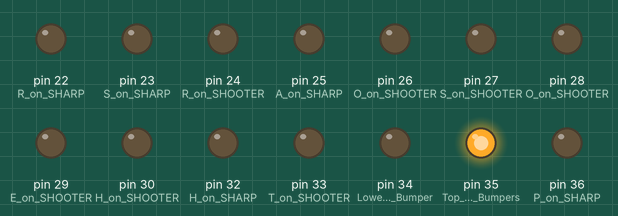
Simulated run of this sketch. Board: Arduino Mega 2560, built with avr-gcc and run on an emulated ATmega2560. Shown: output pins drawn as LEDs (lit = HIGH).

Above: at 0.1 s.
Timing chart, 0 to 1.6 s (numbered marks = the images above):
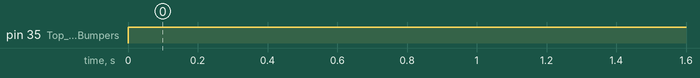

Measured:
- by itself, pin 35 (Top_Lower_Bumpers): LOW → HIGH at 0.00 s

The sketch:

testing_july_11_lights_direct_hook_up.ino
```cpp
void setup() {
  // put your setup code here, to run once:

pinMode(22, OUTPUT); //R on SHARP
pinMode(23, OUTPUT); //S on SHARP
pinMode(24, OUTPUT); //R on SHOOTER
pinMode(25, OUTPUT); //A on SHARP
pinMode(26, OUTPUT); //O on SHOOTER (2nd)
pinMode(27, OUTPUT); //S on SHOOTER
pinMode(28, OUTPUT); //O on SHOOTER (1st)
pinMode(29, OUTPUT); //E on SHOOTER
pinMode(30, OUTPUT); //H on SHOOTER

pinMode(32, OUTPUT); //H on SHARP
pinMode(33, OUTPUT); //T on SHOOTER
pinMode(34, OUTPUT); //Lower Bottom Bumper
pinMode(35, OUTPUT); //Top Lower Bumpers
pinMode(36, OUTPUT); //P on SHARP


}

void loop() {
  // put your main code here, to run repeatedly:


  digitalWrite(35, HIGH);

}
```
